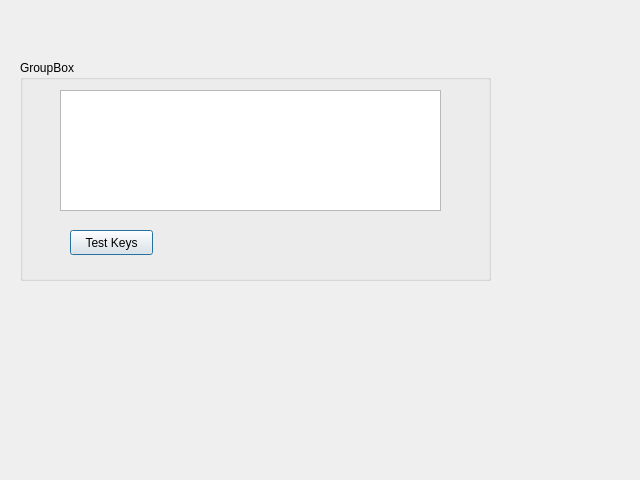
<?xml version="1.0" encoding="UTF-8"?>
<ui version="4.0">
 <class>DebugWindow</class>
 <widget class="QDialog" name="DebugWindow">
  <property name="geometry">
   <rect>
    <x>0</x>
    <y>0</y>
    <width>640</width>
    <height>480</height>
   </rect>
  </property>
  <property name="minimumSize">
   <size>
    <width>640</width>
    <height>480</height>
   </size>
  </property>
  <property name="maximumSize">
   <size>
    <width>640</width>
    <height>480</height>
   </size>
  </property>
  <property name="windowTitle">
   <string>Dialog</string>
  </property>
  <property name="modal">
   <bool>true</bool>
  </property>
  <widget class="QGroupBox" name="groupBox">
   <property name="geometry">
    <rect>
     <x>20</x>
     <y>60</y>
     <width>471</width>
     <height>221</height>
    </rect>
   </property>
   <property name="title">
    <string>GroupBox</string>
   </property>
   <widget class="QTextBrowser" name="textBrowser">
    <property name="geometry">
     <rect>
      <x>40</x>
      <y>30</y>
      <width>381</width>
      <height>121</height>
     </rect>
    </property>
   </widget>
   <widget class="QPushButton" name="btnGetScancodes">
    <property name="geometry">
     <rect>
      <x>50</x>
      <y>170</y>
      <width>83</width>
      <height>25</height>
     </rect>
    </property>
    <property name="text">
     <string>Test Keys</string>
    </property>
   </widget>
  </widget>
 </widget>
 <resources/>
 <connections/>
</ui>
